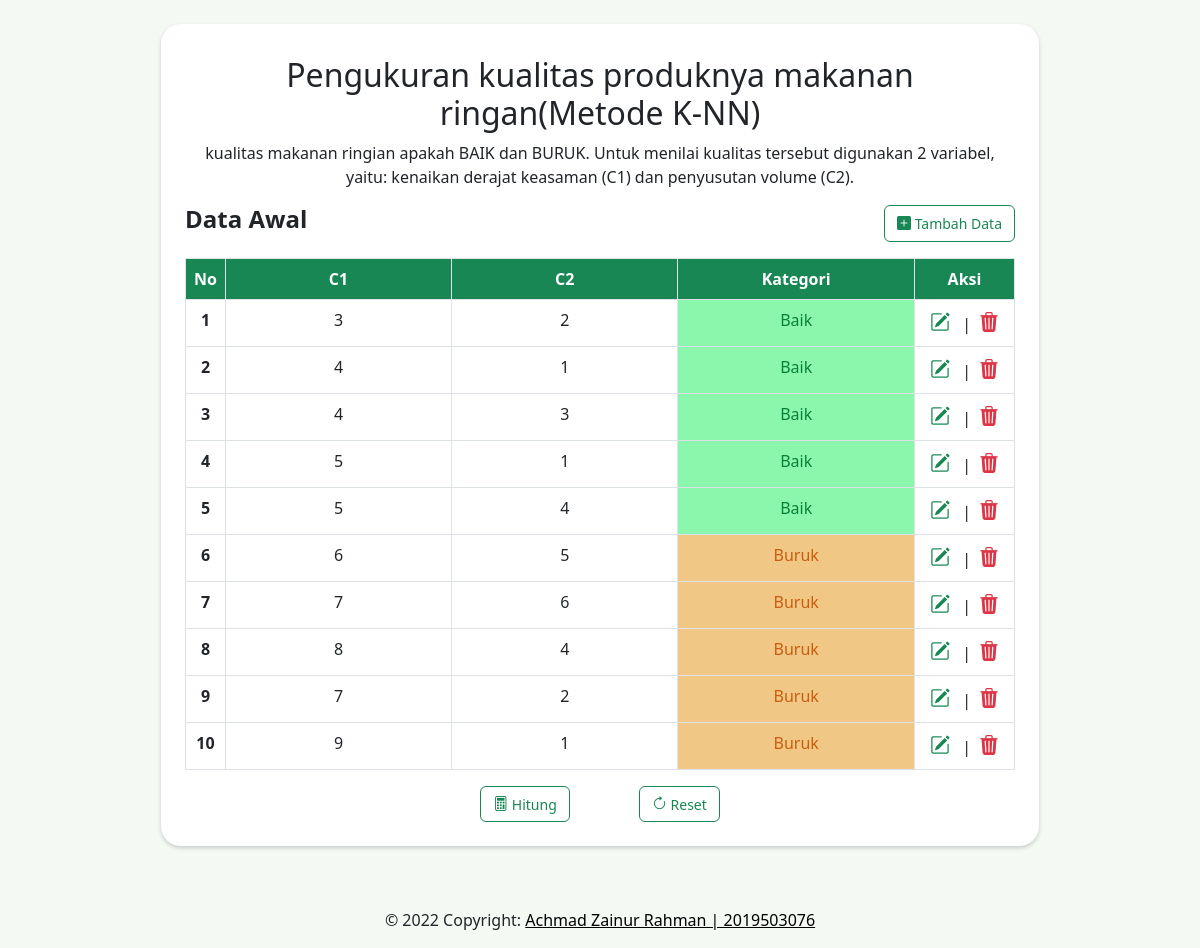
The page / on the database its author committed.
### tables this page shows
CREATE TABLE `dataknn` (
  `no` int(5) NOT NULL,
  `c1` int(4) NOT NULL,
  `c2` int(4) NOT NULL,
  `kategori` enum('Baik','Buruk') NOT NULL,
  `hitung` double NOT NULL
);

### index.php (the view, shortened to what this page needs)
<?php require_once('assets/koneksi.php'); ?>
<!DOCTYPE html>
<html lang="en">
<head>
	<link href="https://cdn.jsdelivr.net/npm/bootstrap@5.2.0-beta1/dist/css/bootstrap.min.css" rel="stylesheet">
	<link rel="stylesheet" href="https://cdn.jsdelivr.net/npm/bootstrap-icons@1.8.3/font/bootstrap-icons.css">
</head>
<body style="background-color:#F4F9F4">
	<div id="wrapper" ">
		<div class=" container">
		<div class="row d-flex justify-content-center">
			<div class="kiri col-sm-12 col-lg-10 mb-3">
				<div class="wrap table-responsive  p-4 mt-4 mx-4" style=" background-color:white;  box-shadow: rgba(0, 0, 0, 0.18) 0px 2px 4px; border-radius: 20px; margin-bottom: 30px;">
					<h2 class="text-center mt-2 fw-boldclasser "> Pengukuran kualitas produknya makanan ringan(Metode K-NN)</h2>
					<p class="text-center"> kualitas makanan ringian apakah BAIK dan BURUK. Untuk menilai kualitas tersebut digunakan 2 variabel, yaitu: kenaikan derajat keasaman (C1) dan penyusutan volume (C2).</p>
					<div class="row">
						<div class="d-flex justify-content-between">
							<h4 class="mb-4 fw-bolder">Data Awal</h4>
							<?php require('assets/page/tambah.php'); ?>
						</div>
					</div>
					<table class="table table-hover table-bordered responsive-utilities text-center">
						<thead>
							<tr class="bg-success text-white">
								<th scope="col">No</th>
								<th scope="col" class="col-4">C1</th>
								<th scope="col" class="col-4">C2</th>
								<th scope="col" class="col-4">Kategori</th>
								<th scope="col" style="min-width: 100px !important;">Aksi</th>
							</tr>
						</thead>
						<tbody>
							<?php
							$query = "SELECT * FROM dataknn";
							$result = mysqli_query($db, $query);
							$i = 1;
							foreach ($result as $data) { ?>
								<tr>
									<td><b><?php echo $i++ ?></b></td>
									<td><?php echo $data['c1'] ?></td>
									<td><?php echo $data['c2'] ?></td>
									<td <?php echo ($data['kategori'] == "Baik") ? "style='background-color: #8AF7AD; color: #098038;'" : "style='background-color: #F1C785; color: #C85E10;'" ?>><?php echo $data['kategori'] ?></td>
									<td class="aksi">
										<a class="text-decoration-none text-success pe-2" data-bs-toggle="modal" data-target="#EditData<?php echo $data['no'] ?>" href="#EditData<?php echo $data['no'] ?>"><i class="bi bi-pencil-square" style="font-size:20px ;"></i></a>
										|<a class="text-decoration-none text-danger ps-2" data-bs-toggle="modal" data-target="#HapusData<?php echo $data['no'] ?>" href="#HapusData<?php echo $data['no'] ?>"><i class="bi bi-trash3-fill" style="font-size:20px ;"></i></a>
									</td>
								</tr>
							<?php } ?>
						</tbody>
					</table>
					<div class="d-flex justify-content-center">
						<button type="button" class="btn btn-outline-success" data-bs-toggle="modal" data-bs-target="#HitungData" style="font-size: 14px;"><i class="bi bi-calculator" style="font-size:15px ;"></i> Hitung</button>
						<div class="col-1"></div>
						<a class="btn btn-outline-success" style="font-size: 14px;" href="index.php"><i class="bi bi-arrow-clockwise" style="font-size:15px ;"></i> Reset</a>
					</div>
				</div>
			</div>
		</div>
	</div>
	</div>
	<footer class="page-footer font-small blue">
		<div class="footer-copyright text-center py-3">© 2022 Copyright:
			<a href="#" style="color:black ;"> Achmad Zainur Rahman | 2019503076</a>
		</div>
	</footer>
</body>
</html>

### assets/page/tambah.php (shortened to what this page needs)
<button type="button" class="btn btn-outline-success mb-3" data-bs-toggle="modal" data-bs-target="#TambahData" style="font-size: 14px;"><i class="bi bi-plus-square-fill"></i>
  Tambah Data
</button>

### rows shown on the page
dataknn: c1 "3", c2 "2", kategori "Baik"
dataknn: c1 "4", c2 "1", kategori "Baik"
dataknn: c1 "4", c2 "3", kategori "Baik"
dataknn: c1 "5", c2 "1", kategori "Baik"
dataknn: c1 "5", c2 "4", kategori "Baik"
dataknn: c1 "6", c2 "5", kategori "Buruk"
dataknn: c1 "7", c2 "6", kategori "Buruk"
dataknn: c1 "8", c2 "4", kategori "Buruk"
dataknn: c1 "7", c2 "2", kategori "Buruk"
dataknn: c1 "9", c2 "1", kategori "Buruk"
